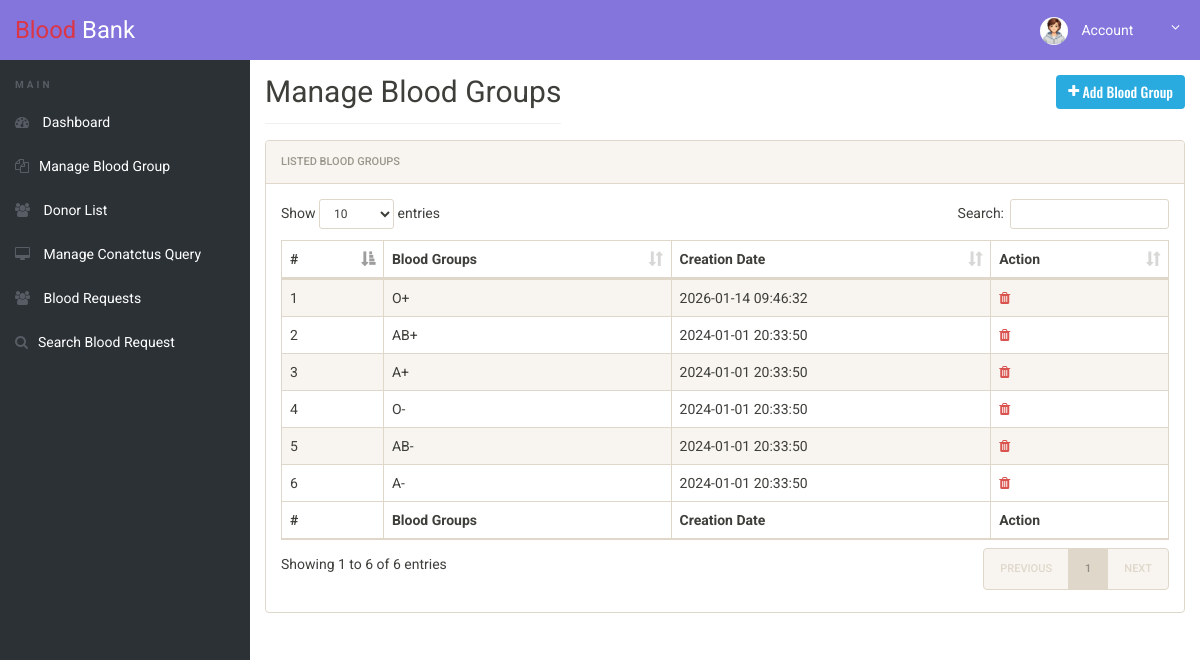
Screenshot of /admin/manage-bloodgroup.php (signed in) with the database file from the repository.
### tables this page shows
CREATE TABLE `tblbloodgroup` (
  `id` int(11) NOT NULL,
  `BloodGroup` varchar(20) DEFAULT NULL,
  `PostingDate` timestamp NOT NULL DEFAULT current_timestamp()
);

### admin/manage-bloodgroup.php (the view, shortened to what this page needs)
<?php
include_once('includes/config.php');
?>
<?php include_once('includes/header.php'); ?>
<div class="ts-main-content">
	<?php include_once('includes/leftbar.php'); ?>
	<div class="content-wrapper">
		<div class="container-fluid">
			<div class="row">
				<div class="col-md-12">
					<div style="overflow: hidden; margin-bottom: 16px;">
						<h2 class="page-title" style="float: left; margin: 0;">Manage Blood Groups</h2>
						<a href="add-bloodgroup.php" style="float: right; font-size: 14px; padding: 6px 12px;" class="btn btn-info">
							<i class="fa fa-plus"></i> Add Blood Group
						</a>
					</div>
					<div class="panel panel-default">
						<div class="panel-heading">Listed Blood Groups</div>
						<div class="panel-body">
							<table id="zctb" class="display table table-striped table-bordered table-hover" cellspacing="0" width="100%">
								<thead>
									<tr>
										<th>#</th>
										<th>Blood Groups</th>
										<th>Creation Date</th>
										<th>Action</th>
									</tr>
								</thead>
								<tfoot>
									<tr>
										<th>#</th>
										<th>Blood Groups</th>
										<th>Creation Date</th>
										<th>Action</th>
									</tr>
								</tfoot>
								<tbody>
									<?php $sql = "SELECT * from  tblbloodgroup order by id desc";
									$query = $dbh->prepare($sql);
									$query->execute();
									$results = $query->fetchAll(PDO::FETCH_OBJ);
									$cnt = 1;
									if ($query->rowCount() > 0) {
										foreach ($results as $result) {				?>
											<tr>
												<td><?php echo htmlentities($cnt); ?></td>
												<td><?php echo htmlentities($result->BloodGroup); ?></td>
												<td><?php echo htmlentities($result->PostingDate); ?></td>
												<td>
													<a href="manage-bloodgroup.php?del=<?php echo $result->id; ?>" onclick="return confirm('Do you want to delete');" class="text-danger">
														<i class="fa fa-trash"></i>
													</a>
												</td>
											</tr>
									<?php $cnt = $cnt + 1;
										}
									} ?>
								</tbody>
							</table>
						</div>
					</div>
				</div>
			</div>
		</div>
	</div>
</div>
<?php include_once('includes/footer.php'); ?>

### admin/css/style.css (style rules this page uses)
html { font-size: 14px; }
@media only screen and (min-width: 480px) { html { font-size: 17px; } }
@media only screen and (min-width: 768px) { html { font-size: 14px; } }
body { font-size: 1em; }
a { color: #37a6c4; }
.btn { font-family: 'Oswald', sans-serif; }
.btn i { position: relative; top: -2px; }
.panel { overflow: hidden; }
.btn { text-transform: none; }
.page-title { padding-bottom: 15px; margin-bottom: 20px; border-bottom: 1px solid #f0f0f0; }
.ts-main-content .content-wrapper { padding-top: 15px; margin-top: 60px; }
@media only screen and (min-width: 992px) { .ts-main-content .content-wrapper { margin-left: 250px; } }

### rows the page displays
tblbloodgroup: BloodGroup "O+", PostingDate "2026-01-14 09:46:32"
tblbloodgroup: BloodGroup "AB+", PostingDate "2024-01-01 20:33:50"
tblbloodgroup: BloodGroup "A+", PostingDate "2024-01-01 20:33:50"
tblbloodgroup: BloodGroup "O-", PostingDate "2024-01-01 20:33:50"
tblbloodgroup: BloodGroup "AB-", PostingDate "2024-01-01 20:33:50"
tblbloodgroup: BloodGroup "A-", PostingDate "2024-01-01 20:33:50"
